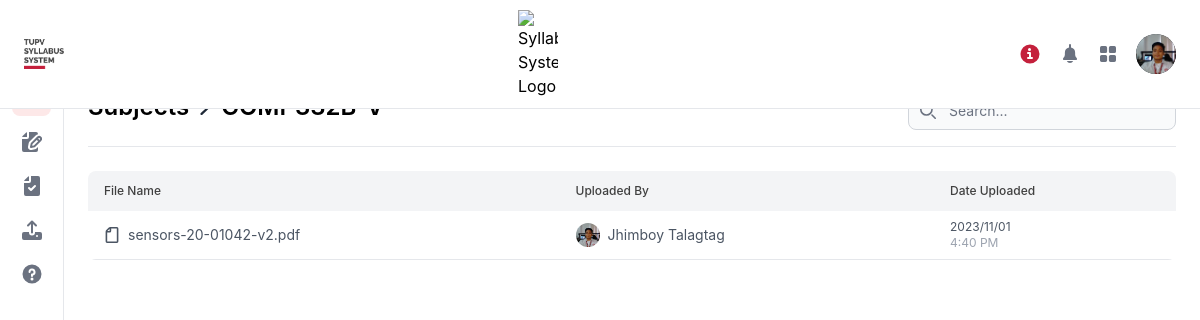
Page /user/syllabus/COMP332B-V/index.php (signed in) on the committed database.
### tables this page shows
CREATE TABLE `accounts_tbl` (
  `ID` int(11) NOT NULL,
  `user_picture` text NOT NULL,
  `userpic_fileloc` text NOT NULL,
  `tupv_id` text NOT NULL,
  `username` text NOT NULL,
  `password` text NOT NULL,
  `full_name` text NOT NULL,
  `department` text NOT NULL,
  `type` text NOT NULL
);

CREATE TABLE `syllabus_tbl` (
  `id` int(11) NOT NULL,
  `USERUPLOADID` int(11) NOT NULL,
  `NAMEUPLOAD` text NOT NULL,
  `SUBJECTS` text NOT NULL,
  `CODE` text NOT NULL,
  `TERM` text NOT NULL,
  `YEARS` text NOT NULL,
  `FILES` text NOT NULL,
  `FILELOC` text NOT NULL,
  `DATEUPLOAD` timestamp NOT NULL DEFAULT current_timestamp() ON UPDATE current_timestamp(),
  `dateAccepted` timestamp NULL DEFAULT current_timestamp()
);

### user/syllabus/COMP332B-V/index.php (the view, shortened to what this page needs)
<?php
include '../../../php/conn.php';
?>
<!DOCTYPE html>
<html lang="en">
<head>
    <link rel="stylesheet" href="../../../src/css/main.css">
</head>
<body>
<?php
$page = 'syllabus';
include "../../../php/user_header.syllabusfiles.php";
$SUBJCODE = basename(dirname(__FILE__));
?>
<main class="sm:ml-[64px] sm:ml-6 p-4 md:p-6 mt-[60px]">
    <div class="block space-y-2 sm:flex items-center justify-between pb-4 border-b">
      <div class="flex items-center gap-2">
        <a href="../../" class="font-semibold text-lg sm:text-2xl">
        </a>
        <a href="./" class="font-semibold text-lg sm:text-2xl">
        </a>
      </div>
      <div>
        <div class="relative">
            <div class="absolute inset-y-0 left-0 flex items-center pl-3 pointer-events-none">
            </div>
            <input type="text" id="filter" class="block w-full p-2 pl-10 text-sm text-gray-900 border border-gray-300 rounded-lg bg-gray-50 focus:ring-blue-500 focus:border-blue-500 dark:bg-gray-700 dark:border-gray-600 dark:placeholder-gray-400 dark:text-white dark:focus:ring-blue-500 dark:focus:border-blue-500" placeholder="Search...">
        </div>
      </div>
    </div>
    <div class="mt-6">
        <div class="relative overflow-x-auto sm:rounded-lg">
            <table class="w-full text-sm text-left text-gray-500 dark:text-gray-400">
                <thead class="text-xs text-secondary bg-gray-100">
                    <tr>
                        <th scope="col" class="font-medium px-4 py-3">
                            <p class="hidden md:block">File Name</p>
                        </th>
                        <th scope="col" class="hidden md:table-cell font-medium px-4 py-3">
                            Uploaded By
                        </th>
                        <th scope="col" class="hidden md:table-cell font-medium px-4 py-3">
                            Date Uploaded
                        </th>
                    </tr>
                </thead>
                <tbody id="files">
                    <?php
                        $sql = "SELECT s.FILES, a.full_name, s.NAMEUPLOAD, s.DATEUPLOAD, a.user_picture
                        FROM syllabus_tbl s
                        LEFT JOIN accounts_tbl a ON s.USERUPLOADID = a.ID
                        WHERE s.CODE = '$SUBJCODE'
                        ORDER BY s.FILES ASC";
                        $stmt = $conn->prepare($sql);
                        $stmt->execute();
                        $data = $stmt->fetchAll();
                        if (count($data) == 0) {
                            ?>
                            <tr class="bg-white border-b">
                                <td colspan="3" class="px-4 py-2 text-sm font-normal text-center ">No files Uploaded</td>
                            </tr>
                            <?php
                        } else {
                        foreach ($data as $row):
                    ?>
                    <tr data-href="../../../files/syllabusfiles/<?php echo $row['FILES'];?>" class="clickable text-gray-600 cursor-pointer bg-white border-b dark:bg-gray-800 dark:border-gray-700 hover:bg-gray-50 dark:hover:bg-gray-600">
                        <th scope="row" class="px-4 py-2 text-sm font-normal">
                            <div class="flex gap-2 items-center">
                                <div>
                                </div>
                                <div>
                                    <h1><?php echo $row['FILES'];?></h1>
                                </div>
                            </div>
                        </th>
                        <td class="px-4 py-2 hidden md:table-cell">
                            <div class="flex gap-2 items-center">
                                <div class="w-6 h-6">
                                    <img class="rounded-full w-6 h-6 object-cover" src="../../../files/userpics/<?php echo ($row['user_picture'] ? $row['user_picture'] : 'default.jpg');?>" alt="">
                                </div>
                                <div>
                                    <h2><?php if($row['full_name'] == null) {echo $row['NAMEUPLOAD'];} else {echo $row['full_name'];}?></h2>
                                </div>
                            </div>
                        </td>
                        <td class="px-4 py-2 text-xs hidden md:table-cell">
                            <?php
                                $old_date_timestamp = strtotime($row['DATEUPLOAD']);
                                $date = date('Y/m/d', $old_date_timestamp);
                                echo $date;
                            ?>
                            <span class="block text-gray-400">
                                <?php
                                $time = date('g:i A', $old_date_timestamp);
                                echo $time
                                ?>
                            </span>
                        </td>
                    </tr>
                    <?php
                        endforeach;
                    }
                    ?>
                </tbody>
            </table>
        </div>
    </div>
</main>
</body>
</html>

### php/user_header.syllabusfiles.php (shortened to what this page needs)
<header class="antialiased">
    <nav class="fixed top-0 z-50 w-full bg-white border-b border-gray-200 px-4 lg:px-6 py-2.5 mx-auto dark:bg-gray-800">
        <div class="flex flex-wrap justify-between items-center">
            <div class="flex justify-start items-center">
                <a href="../../" class="flex">
                    <img src="../../../src/img/sslogo.png" class="w-10 object-cover" alt="Syllabus System Logo" />
                </a>
            </div>
            <div class="flex items-center md:order-2">
                <button data-modal-target="extralarge-modal" data-modal-toggle="extralarge-modal" class="p-2 mr-1 text-main rounded-lg hover:text-red-900 hover:bg-red-100" type="button">
                    <svg class="w-5 h-5" aria-hidden="true" xmlns="http://www.w3.org/2000/svg" fill="currentColor" viewBox="0 0 20 20">
                        <path d="M10 .5a9.5 9.5 0 1 0 9.5 9.5A9.51 9.51 0 0 0 10 .5ZM9.5 4a1.5 1.5 0 1 1 0 3 1.5 1.5 0 0 1 0-3ZM12 15H8a1 1 0 0 1 0-2h1v-3H8a1 1 0 0 1 0-2h2a1 1 0 0 1 1 1v4h1a1 1 0 0 1 0 2Z"/>
                    </svg>
                </button>
                <button type="button" data-tooltip-target="tooltip-notifications" data-tooltip-placement="bottom" data-dropdown-toggle="notification-dropdown" class="p-2 mr-1 text-gray-500 rounded-lg hover:text-gray-900 hover:bg-gray-100 dark:text-gray-400 dark:hover:text-white dark:hover:bg-gray-700 focus:ring-4 focus:ring-gray-300 dark:focus:ring-gray-600">
                </button>
                <button type="button" data-tooltip-target="tooltip-apps" data-tooltip-placement="bottom" data-dropdown-toggle="apps-dropdown" class="p-2 text-gray-500 rounded-lg hover:text-gray-900 hover:bg-gray-100 dark:text-gray-400 dark:hover:text-white dark:hover:bg-gray-700 focus:ring-4 focus:ring-gray-300 dark:focus:ring-gray-600">
                </button>
                <?php
                    $sql = "SELECT * FROM `accounts_tbl` WHERE id = {$_SESSION['ID']}";
                    $stmt = $conn->prepare($sql);
                    $stmt->execute();
                    $data = $stmt->fetchAll();
                    foreach ($data as $row):
                ?>
                <button type="button" class="flex mx-3 text-sm bg-gray-800 rounded-full md:mr-0 focus:ring-4 focus:ring-gray-300 dark:focus:ring-gray-600" id="user-menu-button" aria-expanded="false" data-dropdown-toggle="dropdown">
                    <div class="rounded-full">
                        <img class="w-10 h-10 object-cover rounded-full" src="../../../files/userpics/<?php echo $row['user_picture']?>" alt="user photo">
                    </div>
                </button>
                <?php
                    endforeach;
                ?>
            </div>
            <div class="items-center justify-between hidden w-full md:flex md:w-auto md:order-1" id="navbar-user">
                <img src="../../../src/img/tupvlogo.png" class="w-10" alt="Syllabus System Logo" />
            </div>
        </div>
    </nav>
    <aside id="logo-sidebar" class="fixed top-0 left-0 z-40 w-16 h-screen pt-20 transition-transform -translate-x-full bg-white border-r border-gray-200 sm:translate-x-0 dark:bg-gray-800 dark:border-gray-700" aria-label="Sidebar">
        <div class="h-full px-3 pb-4 overflow-y-auto bg-white dark:bg-gray-800">
            <ul class="space-y-2 font-medium">
                <li>
                    <a href="../../../user/" data-tooltip-target="tooltip-syllabus" data-tooltip-placement="left" class="flex items-center justify-center p-2 <?php if($page=='syllabus'){echo 'text-main bg-red-100';} else {echo 'hover:bg-gray-100 text-gray-500';}?> rounded-lg dark:text-white group">
                    </a>
                </li>
                <li>
                    <a href="../../../user/exammaker.php" data-tooltip-target="tooltip-exammaker" data-tooltip-placement="left" class="flex items-center justify-center p-2 <?php if($page=='exammaker'){echo 'text-main bg-red-100';} else {echo 'hover:bg-gray-100 text-gray-500';}?> rounded-lg dark:text-white group">
                    </a>
                </li>
                <li>
                    <a href="../../../user/examchecker.php" data-tooltip-target="tooltip-examchecker" data-tooltip-placement="left" class="flex items-center justify-center p-2 <?php if($page=='examchecker'){echo 'text-main bg-red-100';} else {echo 'hover:bg-gray-100 text-gray-500';}?> rounded-lg dark:text-white group">
                    </a>
                </li>
                <li>
                    <a href="../../../user/uploadsyllabus.php" data-tooltip-target="tooltip-uploadsyllabus" data-tooltip-placement="left" class="flex items-center justify-center p-2 <?php if($page=='uploadsyllabus'){echo 'text-main bg-red-100';} else {echo 'hover:bg-gray-100 text-gray-500';}?> rounded-lg dark:text-white group">
                    </a>
                </li>
                <li>
                    <a href="../../../user/questionbank.php" data-tooltip-target="tooltip-questionbank" data-tooltip-placement="left" class="flex items-center justify-center p-2 <?php if($page=='questionbank'){echo 'text-main bg-red-100';} else {echo 'hover:bg-gray-100 text-gray-500';}?> rounded-lg dark:text-white group">
                    </a>
                </li>
            </ul>
        </div>
    </aside>
</header>

### rows in the picture
accounts_tbl: user_picture (picture)
syllabus_tbl: FILES "sensors-20-01042-v2.pdf", accounts_tbl.user_picture (picture), accounts_tbl.full_name "Jhimboy Talagtag", DATEUPLOAD "2023/11/01", DATEUPLOAD "4:40 PM"
